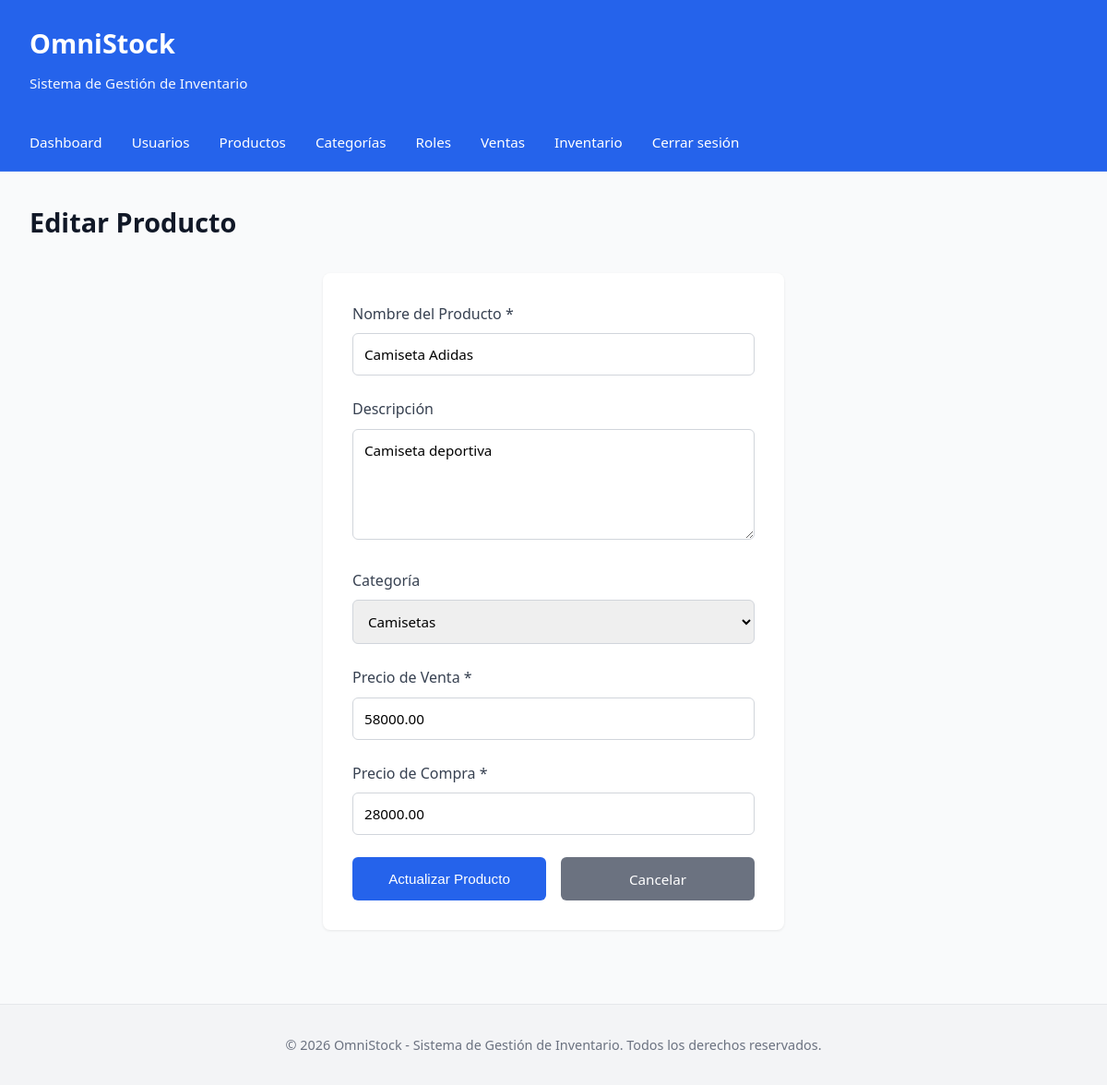
The app's page /productos/editar.php?id=2 (signed in) with its own data.
### tables this page shows
CREATE TABLE productos(
id_producto INT AUTO_INCREMENT PRIMARY KEY,
nom_producto VARCHAR(100),
descripcion VARCHAR(255),
precio_compra DECIMAL(10,2),
precio_venta DECIMAL(10,2),
categoria INT,
estado TINYINT DEFAULT 1,
FOREIGN KEY (categoria) REFERENCES categoria(id_categoria)
);

CREATE TABLE categoria(
id_categoria INT AUTO_INCREMENT PRIMARY KEY,
nom_categoria VARCHAR(100),
desc_categoria VARCHAR(255)
);

### productos/editar.php (the view, shortened to what this page needs)
<?php
include("../config/conexion.php");
$id = intval($_GET['id']);
include("../includes/header.php");
$sql = "SELECT * FROM productos WHERE id_producto=$id";
$result = $conn->query($sql);
$producto = $result->fetch_assoc();
$categorias_result = $conn->query("SELECT id_categoria, nom_categoria FROM categoria ORDER BY nom_categoria ASC");
?>
<div class="page-header">
    <h2>Editar Producto</h2>
</div>
<form method="POST">
    <div class="form-group">
        <label for="nombre">Nombre del Producto *</label>
        <input type="text" id="nombre" name="nombre" value="<?php echo htmlspecialchars($producto['nom_producto'] ?? ''); ?>" required>
    </div>
    <div class="form-group">
        <label for="descripcion">Descripción</label>
        <textarea id="descripcion" name="descripcion"><?php echo htmlspecialchars($producto['descripcion'] ?? ''); ?></textarea>
    </div>
    <div class="form-group">
        <label for="categoria">Categoría</label>
        <select id="categoria" name="categoria">
            <?php while($row = $categorias_result->fetch_assoc()): ?>
                <option value="<?php echo $row['id_categoria']; ?>" <?php if(($producto['categoria'] ?? null) == $row['id_categoria']) echo 'selected'; ?>>
                    <?php echo htmlspecialchars($row['nom_categoria']); ?>
                </option>
            <?php endwhile; ?>
        </select>
    </div>
    <div class="form-group">
        <label for="precio_venta">Precio de Venta *</label>
        <input type="number" id="precio_venta" name="precio_venta" value="<?php echo $producto['precio_venta'] ?? 0; ?>" step="0.01" min="0" required>
    </div>
    <div class="form-group">
        <label for="precio_compra">Precio de Compra *</label>
        <input type="number" id="precio_compra" name="precio_compra" value="<?php echo $producto['precio_compra'] ?? 0; ?>" step="0.01" min="0" required>
    </div>
    <div style="display: flex; gap: 1rem;">
        <button type="submit" style="flex: 1;">Actualizar Producto</button>
        <a href="index.php" class="btn" style="flex: 1; text-align: center; text-decoration: none; background-color: #6b7280;">Cancelar</a>
    </div>
</form>
<?php include("../includes/footer.php"); ?>

### css/estilos.css (style rules this page uses)
* { margin: 0; padding: 0; box-sizing: border-box; }
body { font-family: 'Segoe UI', Tahoma, Geneva, Verdana, sans-serif; background-color: #f9fafb; color: #374151; line-height: 1.6; }
.page-header { margin-bottom: 2rem; }
.page-header h2 { font-size: 1.8rem; font-weight: 600; color: #111827; margin-bottom: 0.5rem; }
button, .btn, input[type="button"], input[type="submit"] { background-color: #2563eb; color: white; border: none; padding: 0.7rem 1.5rem; border-radius: 6px; cursor: pointer; font-size: 0.95rem; font-weight: 500; transition: all 0.2s; }
form { background-color: white; padding: 2rem; border-radius: 8px; box-shadow: 0 1px 3px rgba(0, 0, 0, 0.08); max-width: 500px; margin: 0 auto; }
.form-group { margin-bottom: 1.5rem; }
label { display: block; margin-bottom: 0.5rem; font-weight: 500; color: #374151; }
input[type="text"], input[type="email"], input[type="password"], input[type="number"], input[type="date"], input[type="tel"], select, textarea { width: 100%; padding: 0.75rem; border: 1px solid #d1d5db; border-radius: 6px; font-size: 0.95rem; font-family: inherit; transition: border-color 0.2s; }
textarea { resize: vertical; min-height: 120px; }

### records on screen
productos: nombre "Camiseta Adidas", descripcion "Camiseta deportiva", categoria "Camisetas", precio_venta "58000.00", precio_compra "28000.00"
